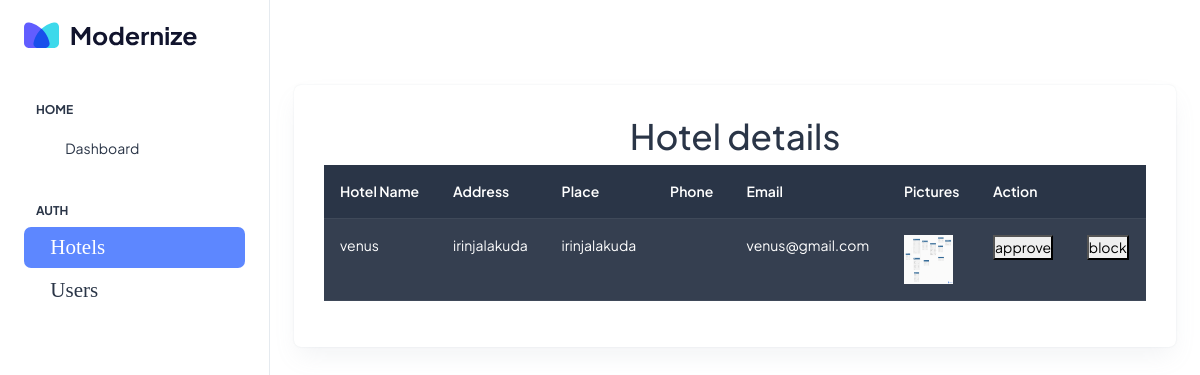
/admin_view_hotels, run on an earlier commit of the app's database.
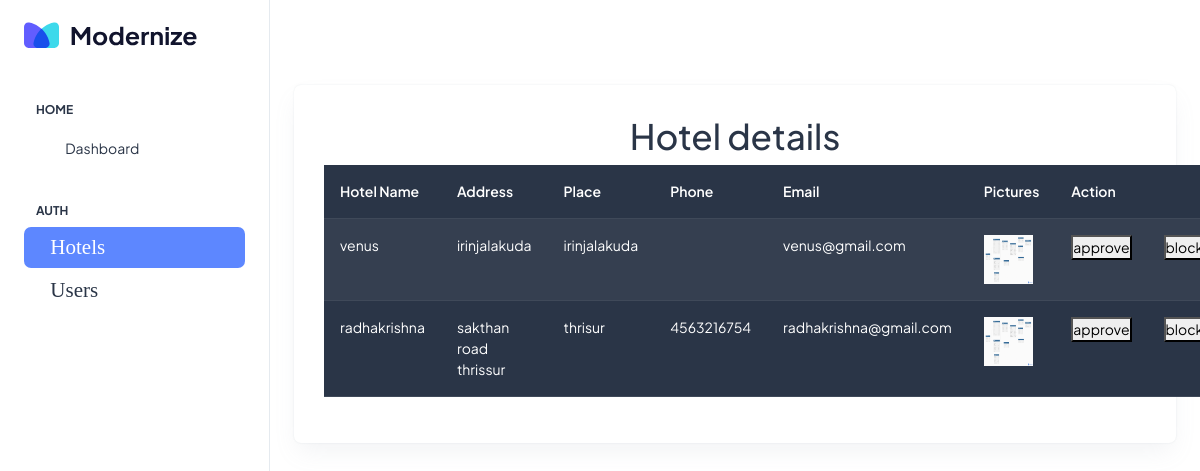
And on a later commit of the database.
### hotels/models.py (models this page shows, shortened)
class Hotels(models.Model):
      hotel_name = models.CharField(max_length = 20)
      address = models.TextField()
      place = models.CharField(max_length = 25)
      email = models.EmailField(max_length = 20)
      phone = models.CharField(max_length = 12)
      photo = models.ImageField(upload_to = 'media', blank = True, null = True)
      approved = models.BooleanField(default=False)

### home/views.py (the view)
# urls.py: path('admin_view_hotels',views.admin_view_hotels, name='admin_view_hotels'),
def admin_view_hotels(request):
      hotels = Hotels.objects.all()
      return render(request,'commons/admin_view_hotels.html', { 'hotels' : hotels })

### templates/commons/admin_view_hotels.html (shortened to what this page needs)
{% load static %}
<!doctype html>
<html lang="en">
<head>
  <link rel="stylesheet" href="{% static 'assets/css/styles.min.css' %}" />
</head>
<body>
  <div class="page-wrapper" id="main-wrapper" data-layout="vertical" data-navbarbg="skin6" data-sidebartype="full"
    data-sidebar-position="fixed" data-header-position="fixed">
    <aside class="left-sidebar">
      <div>
        <div class="brand-logo d-flex align-items-center justify-content-between">
          <a href="./index.html" class="text-nowrap logo-img">
            <img src="../assets/images/logos/dark-logo.svg" width="180" alt="" />
          </a>
        </div>
        <nav class="sidebar-nav scroll-sidebar" data-simplebar="">
          <ul id="sidebarnav">
            <ul id="sidebarnav">
                  <li class="nav-small-cap">
                    <span class="hide-menu">Home</span>
                  </li>
                  <li class="sidebar-item">
                    <a class="sidebar-link" href="./index.html" aria-expanded="false">
                      <span>
                        <i class="ti ti-layout-dashboard"></i>
                      </span>
                      <span class="hide-menu">Dashboard</span>
                    </a>
                  </li>
                  <li class="nav-small-cap">
                    <span class="hide-menu">AUTH</span>
                  </li>
                  <li class="sidebar-item">
                    <a class="sidebar-link" href="admin_view_hotels" aria-expanded="false">
                      <span>
                        <i class="ti ti-home">Hotels</i>
                      </span>
                    </a>
                  </li>
                  <li class="sidebar-item">
                    <a class="sidebar-link" href="admin_view_users" aria-expanded="false">
                      <span>
                        <i class="ti ti-users">Users</i>
                      </span>
                    </a>
                  </li>
          </ul>
        </nav>
      </div>
    </aside>
    <div class="body-wrapper">
      <header class="app-header">
        <nav class="navbar navbar-expand-lg navbar-light">
        </nav>
      </header>
      <div class="container-fluid">
        <div class="card">
          <div class="card-body">
            <h1 style="text-align: center;">Hotel details</h1>
            <table class="table table-dark table-striped">
                  <thead>
                    <tr>
                      <th scope="col">Hotel Name</th>
                      <th scope="col">Address</th>
                      <th scope="col">Place</th>
                      <th scope="col">Phone</th>
                      <th scope="col">Email</th>
                      <th scope="col">Pictures</th>
                      <th colspan="2" >Action</th>
                    </tr>
                  </thead>
                  <tbody>
                  {% for i in hotels %}
                    <tr>
                      <td>{{i.hotel_name}}</td>
                      <td>{{i.address}}</td>
                      <td>{{i.place}}</td>
                      <td>{{i.phone}}</td>
                      <td>{{i.email}}</td>
                      <td>
                        <img src="{{i.photo.url}}" alt="hotel_photos" style="height: 49px; width: 49px;">
                      </td>
                      <td>
                        <button>approve</button>
                      </td>
                      <td>
                        <button>block</button>
                      </td>
                    </tr>
                    {% endfor %}
                  </tbody>
                </table>
          </div>
        </div>
      </div>
    </div>
  </div>
</body>
</html>

What changed in the data, as far as the page shows it:
added Hotels: hotel_name "radhakrishna", address "sakthan road thrissur", place "thrisur", phone "4563216754", email "radhakrishna@gmail.com", photo (picture)
